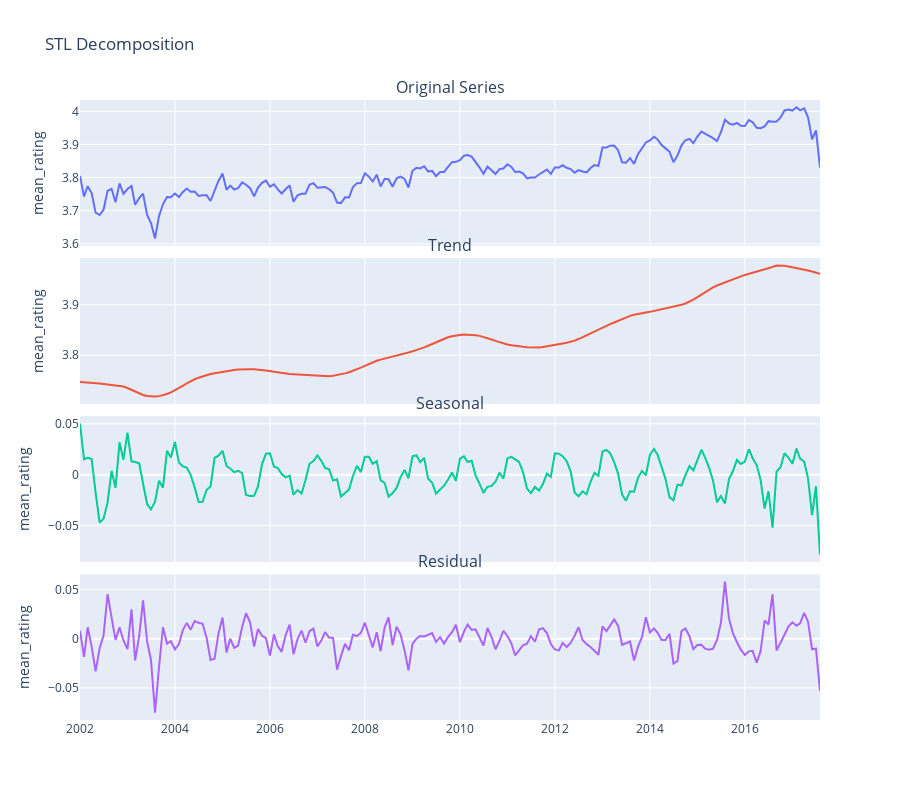
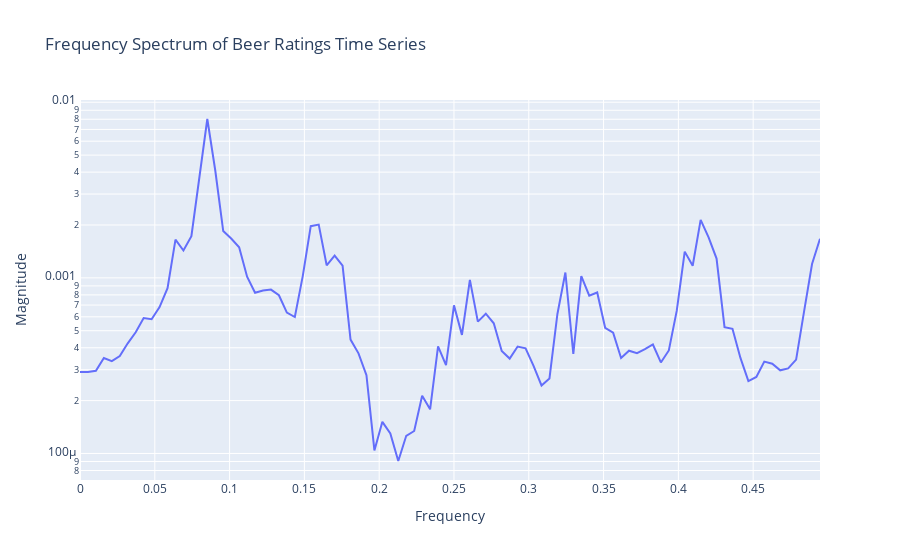
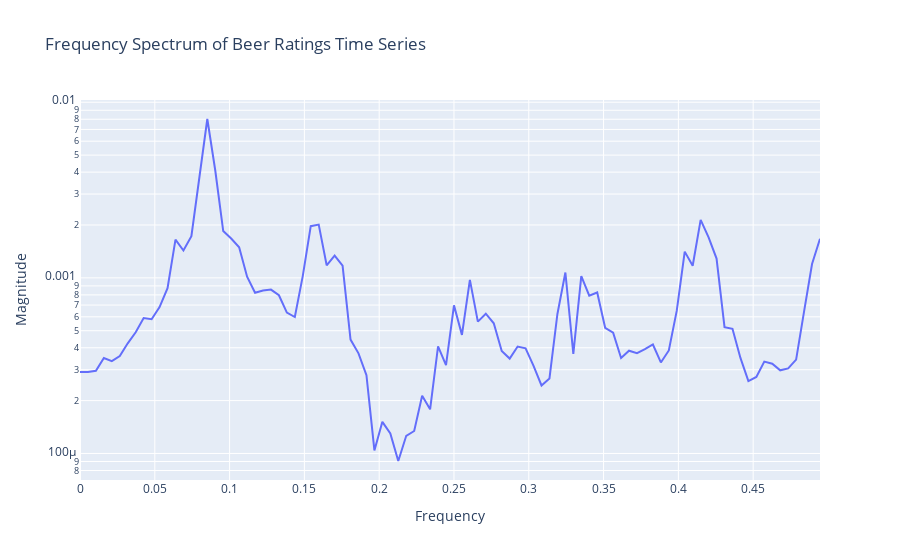

Notebook source saved alongside these figures, in order:
### Markdown cell above
## individual function calls

### Code cell
# preprocessing for STL
stl_data = sm.STL_data_preprocessing(df_ratings)

# plotting the STL decomposition
sm.plot_STL(stl_data)

# Perform STL decomposition
stl = STL(stl_data)
result = stl.fit()
seasonal = result.seasonal

max_freq, max_magnitude, annual_freq_magnitude =  sm.report_fourier_analysis(seasonal, cutoff_freq=0.15)
sm.plot_frequency_spectrum(seasonal, cutoff_freq=0.5)

### Figure 1 — Plotly figure (JSON) as saved in the notebook; plotly's stock layout.template omitted (floating-point values rounded to 4 significant figures; data arrays with more than 128 entries replaced by an {"elided": "..."} marker saying what was removed)
{"data": [{"name": "Original", "type": "scatter", "x": {"elided": "188 str values"}, "xaxis": "x", "y": {"elided": "188 float values"}, "yaxis": "y"}, {"name": "Trend", "type": "scatter", "x": {"elided": "188 str values"}, "xaxis": "x2", "y": {"elided": "188 float values"}, "yaxis": "y2"}, {"name": "Seasonal", "type": "scatter", "x": {"elided": "188 str values"}, "xaxis": "x3", "y": {"elided": "188 float values"}, "yaxis": "y3"}, {"name": "Residual", "type": "scatter", "x": {"elided": "188 str values"}, "xaxis": "x4", "y": {"elided": "188 float values"}, "yaxis": "y4"}], "layout": {"annotations": [{"font": {"size": 16}, "showarrow": false, "text": "Original Series", "x": 0.5, "xanchor": "center", "xref": "paper", "y": 1.0, "yanchor": "bottom", "yref": "paper"}, {"font": {"size": 16}, "showarrow": false, "text": "Trend", "x": 0.5, "xanchor": "center", "xref": "paper", "y": 0.745, "yanchor": "bottom", "yref": "paper"}, {"font": {"size": 16}, "showarrow": false, "text": "Seasonal", "x": 0.5, "xanchor": "center", "xref": "paper", "y": 0.49, "yanchor": "bottom", "yref": "paper"}, {"font": {"size": 16}, "showarrow": false, "text": "Residual", "x": 0.5, "xanchor": "center", "xref": "paper", "y": 0.235, "yanchor": "bottom", "yref": "paper"}], "height": 800, "showlegend": false, "title": {"text": "STL Decomposition"}, "xaxis": {"anchor": "y", "domain": [0, 1], "matches": "x4", "showticklabels": false}, "xaxis2": {"anchor": "y2", "domain": [0, 1], "matches": "x4", "showticklabels": false}, "xaxis3": {"anchor": "y3", "domain": [0, 1], "matches": "x4", "showticklabels": false}, "xaxis4": {"anchor": "y4", "domain": [0, 1]}, "yaxis": {"anchor": "x", "domain": [0.765, 1.0], "title": {"text": "mean_rating"}}, "yaxis2": {"anchor": "x2", "domain": [0.51, 0.745], "title": {"text": "mean_rating"}}, "yaxis3": {"anchor": "x3", "domain": [0.255, 0.49], "title": {"text": "mean_rating"}}, "yaxis4": {"anchor": "x4", "domain": [0, 0.235], "title": {"text": "mean_rating"}}}}

### Figure 2 — Plotly figure (JSON) as saved in the notebook; plotly's stock layout.template omitted (floating-point values rounded to 4 significant figures)
{"data": [{"hovertemplate": "Frequency=%{x}<br>Magnitude=%{y}<extra></extra>", "legendgroup": "", "line": {"color": "#636efa", "dash": "solid"}, "marker": {"symbol": "circle"}, "mode": "lines", "name": "", "orientation": "v", "showlegend": false, "type": "scatter", "x": [0, 0.005319, 0.01064, 0.01596, 0.02128, 0.0266, 0.03191, 0.03723, 0.04255, 0.04787, 0.05319, 0.05851, 0.06383, 0.06915, 0.07447, 0.07979, 0.08511, 0.09043, 0.09574, 0.1011, 0.1064, 0.1117, 0.117, 0.1223, 0.1277, 0.133, 0.1383, 0.1436, 0.1489, 0.1543, 0.1596, 0.1649, 0.1702, 0.1755, 0.1809, 0.1862, 0.1915, 0.1968, 0.2021, 0.2074, 0.2128, 0.2181, 0.2234, 0.2287, 0.234, 0.2394, 0.2447, 0.25, 0.2553, 0.2606, 0.266, 0.2713, 0.2766, 0.2819, 0.2872, 0.2926, 0.2979, 0.3032, 0.3085, 0.3138, 0.3191, 0.3245, 0.3298, 0.3351, 0.3404, 0.3457, 0.3511, 0.3564, 0.3617, 0.367, 0.3723, 0.3777, 0.383, 0.3883, 0.3936, 0.3989, 0.4043, 0.4096, 0.4149, 0.4202, 0.4255, 0.4309, 0.4362, 0.4415, 0.4468, 0.4521, 0.4574, 0.4628, 0.4681, 0.4734, 0.4787, 0.484, 0.4894, 0.4947], "xaxis": "x", "y": [0.0002906, 0.0002906, 0.0002958, 0.0003498, 0.0003355, 0.0003591, 0.0004238, 0.0004898, 0.0005906, 0.0005813, 0.0006818, 0.0008731, 0.001651, 0.001432, 0.001727, 0.003682, 0.008027, 0.004086, 0.001846, 0.001674, 0.001495, 0.001016, 0.0008226, 0.0008472, 0.000857, 0.0007963, 0.0006341, 0.0005985, 0.001027, 0.001969, 0.00201, 0.00118, 0.001339, 0.001172, 0.0004449, 0.0003717, 0.0002793, 0.000104, 0.0001515, 0.0001301, 9.061e-05, 0.0001261, 0.0001343, 0.0002133, 0.0001785, 0.0004074, 0.0003189, 0.0006971, 0.0004735, 0.0009735, 0.0005634, 0.000625, 0.0005516, 0.0003831, 0.0003469, 0.0004062, 0.0003973, 0.0003151, 0.000244, 0.0002673, 0.0006226, 0.001073, 0.0003689, 0.001024, 0.0007914, 0.0008258, 0.0005196, 0.0004873, 0.00035, 0.0003849, 0.0003729, 0.0003924, 0.0004174, 0.0003298, 0.0003861, 0.0006503, 0.001411, 0.001172, 0.002138, 0.001701, 0.001288, 0.0005238, 0.0005129, 0.00035, 0.0002585, 0.0002726, 0.0003337, 0.0003247, 0.0002975, 0.0003051, 0.0003423, 0.0006448, 0.001199, 0.00167], "yaxis": "y"}], "layout": {"legend": {"tracegroupgap": 0}, "title": {"text": "Frequency Spectrum of Beer Ratings Time Series"}, "xaxis": {"anchor": "y", "domain": [0, 1], "title": {"text": "Frequency"}}, "yaxis": {"anchor": "x", "domain": [0, 1], "title": {"text": "Magnitude"}, "type": "log"}}}

### Figure 3 — Plotly figure (JSON) as saved in the notebook; plotly's stock layout.template omitted (floating-point values rounded to 4 significant figures)
{"data": [{"hovertemplate": "Frequency=%{x}<br>Magnitude=%{y}<extra></extra>", "legendgroup": "", "line": {"color": "#636efa", "dash": "solid"}, "marker": {"symbol": "circle"}, "mode": "lines", "name": "", "orientation": "v", "showlegend": false, "type": "scatter", "x": [0, 0.005319, 0.01064, 0.01596, 0.02128, 0.0266, 0.03191, 0.03723, 0.04255, 0.04787, 0.05319, 0.05851, 0.06383, 0.06915, 0.07447, 0.07979, 0.08511, 0.09043, 0.09574, 0.1011, 0.1064, 0.1117, 0.117, 0.1223, 0.1277, 0.133, 0.1383, 0.1436, 0.1489, 0.1543, 0.1596, 0.1649, 0.1702, 0.1755, 0.1809, 0.1862, 0.1915, 0.1968, 0.2021, 0.2074, 0.2128, 0.2181, 0.2234, 0.2287, 0.234, 0.2394, 0.2447, 0.25, 0.2553, 0.2606, 0.266, 0.2713, 0.2766, 0.2819, 0.2872, 0.2926, 0.2979, 0.3032, 0.3085, 0.3138, 0.3191, 0.3245, 0.3298, 0.3351, 0.3404, 0.3457, 0.3511, 0.3564, 0.3617, 0.367, 0.3723, 0.3777, 0.383, 0.3883, 0.3936, 0.3989, 0.4043, 0.4096, 0.4149, 0.4202, 0.4255, 0.4309, 0.4362, 0.4415, 0.4468, 0.4521, 0.4574, 0.4628, 0.4681, 0.4734, 0.4787, 0.484, 0.4894, 0.4947], "xaxis": "x", "y": [0.0002906, 0.0002906, 0.0002958, 0.0003498, 0.0003355, 0.0003591, 0.0004238, 0.0004898, 0.0005906, 0.0005813, 0.0006818, 0.0008731, 0.001651, 0.001432, 0.001727, 0.003682, 0.008027, 0.004086, 0.001846, 0.001674, 0.001495, 0.001016, 0.0008226, 0.0008472, 0.000857, 0.0007963, 0.0006341, 0.0005985, 0.001027, 0.001969, 0.00201, 0.00118, 0.001339, 0.001172, 0.0004449, 0.0003717, 0.0002793, 0.000104, 0.0001515, 0.0001301, 9.061e-05, 0.0001261, 0.0001343, 0.0002133, 0.0001785, 0.0004074, 0.0003189, 0.0006971, 0.0004735, 0.0009735, 0.0005634, 0.000625, 0.0005516, 0.0003831, 0.0003469, 0.0004062, 0.0003973, 0.0003151, 0.000244, 0.0002673, 0.0006226, 0.001073, 0.0003689, 0.001024, 0.0007914, 0.0008258, 0.0005196, 0.0004873, 0.00035, 0.0003849, 0.0003729, 0.0003924, 0.0004174, 0.0003298, 0.0003861, 0.0006503, 0.001411, 0.001172, 0.002138, 0.001701, 0.001288, 0.0005238, 0.0005129, 0.00035, 0.0002585, 0.0002726, 0.0003337, 0.0003247, 0.0002975, 0.0003051, 0.0003423, 0.0006448, 0.001199, 0.00167], "yaxis": "y"}], "layout": {"legend": {"tracegroupgap": 0}, "title": {"text": "Frequency Spectrum of Beer Ratings Time Series"}, "xaxis": {"anchor": "y", "domain": [0, 1], "title": {"text": "Frequency"}}, "yaxis": {"anchor": "x", "domain": [0, 1], "title": {"text": "Magnitude"}, "type": "log"}}}
